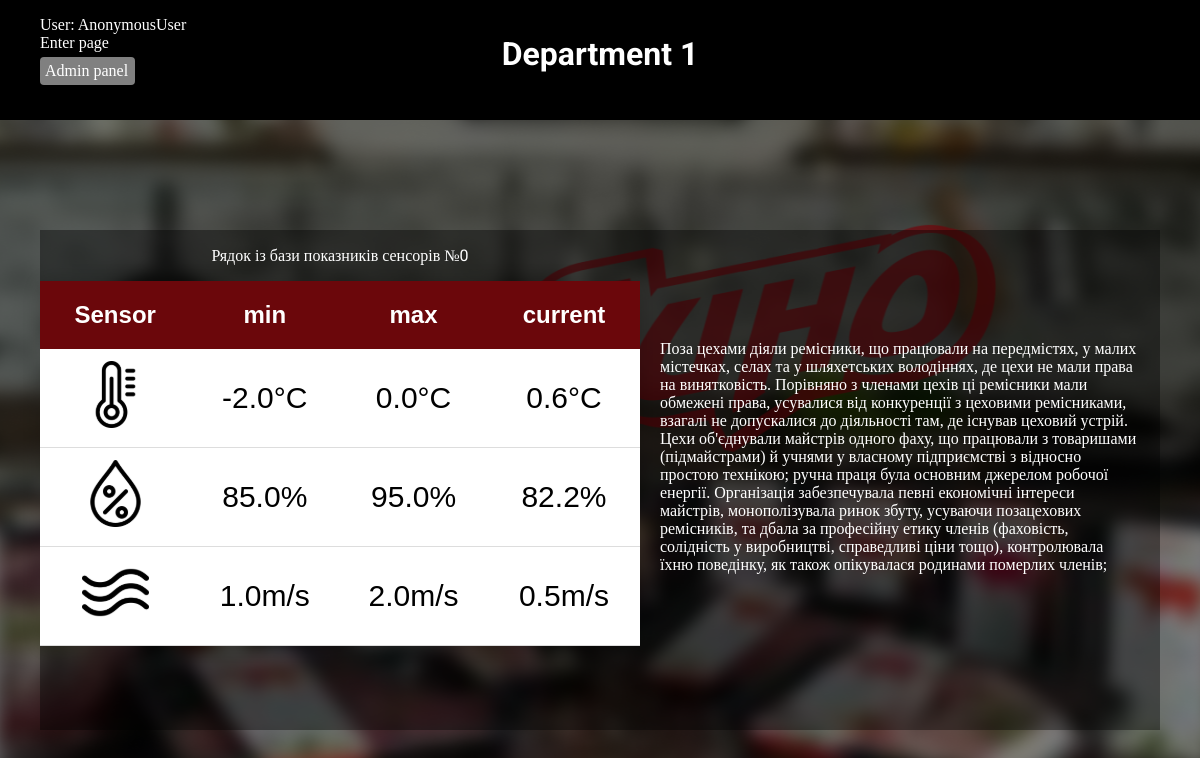
The app's page /departments/1 with its own data.
### departments/models.py (models this page shows, shortened)
class Departments(models.Model):
    title = models.CharField('Name',max_length=20)
    description = models.TextField('Description')
    min_t = models.FloatField('min_value_temperature',default = 0)
    max_t = models.FloatField('max_value_temperature',default = 1)
    default_value_t = models.FloatField('default_value_temperature',default=1)
    min_h = models.FloatField('min_value_humidity',default = 0)
    max_h = models.FloatField('max_value_humidity',default = 1)
    default_value_h = models.FloatField('default_value_humidity',default=1)
    min_a = models.FloatField('min_value_air',default = 0)
    max_a = models.FloatField('max_value_air',default = 1)
    default_value_a = models.FloatField('default_value_air',default=1)
    class Meta:
        verbose_name = 'Department'
        verbose_name_plural = 'Departments'

class ModelSensor1(models.Model):
    department_id = models.IntegerField('department_id',default = 0)
    temperature = models.FloatField('temperature', default = 0)
    humidity = models.FloatField('humidity ', default = 1 )
    air_currents = models.FloatField('air_currents', default= 1 )
    class Meta:
        verbose_name = 'Sensor'
        verbose_name_plural = 'Sensors'

### departments/views.py (the view)
# urls.py: path('<int:pk>',views.DepDetailView.as_view(),name = 'dep_detail'),
class DepDetailView(DetailView):
    model = Departments
    template_name = 'dep_detail.html'
    context_object_name = 'department'
    def get_context_data(self, **kwargs):
        context = super().get_context_data(**kwargs)
        department = self.get_object()
        sensors = ModelSensor1.objects.filter(department_id=department.id)
        point = get_current_sensor_value()
        context['point'] = point
        sensors = sensors[point]
        context['random_sensor'] = sensors
        return context

### departments/jobs.py (called while the page is built)
def get_current_sensor_value():
    global current_sensor_value
    return current_sensor_value

### templates/dep_detail.html (shortened to what this page needs)
{% extends 'base.html' %}
{% load static %}
{% block content %}
    <header>
        <h1>{{department.title}}</h1>
    </header>
    <div class="all_content">
    <div class = "func_window_descr">
    <p class="pointn">Рядок із бази показників сенсорів №{{ point }}</p>
        <table  cellspacing="40" class="styled-table">
            <thead>
                <tr>
                    <th>Sensor</th>
                    <th>min</th>
                    <th>max</th>
                    <th>current</th>
                </tr>
            </thead>
            <tbody>
                <tr>
                    <td><img src="{% static 'users/img/thermometer.svg' %}" alt=""></td>
                    <td>{{department.min_t}}°C</td>
                    <td>{{department.max_t}}°C</td>
                    <td>{{ random_sensor.temperature }}°C</td>
                </tr>
                <tr>
                    <td><img src="{% static 'users/img/humidity.svg' %}" alt=""></td>
                    <td>{{department.min_h}}%</td>
                    <td>{{department.max_h}}%</td>
                    <td>{{ random_sensor.humidity}}%</td>
                </tr>
                <tr>
                    <td><img src="{% static 'users/img/wind.svg' %}" alt=""></td>
                    <td>{{department.min_a}}m/s</td>
                    <td>{{department.max_a}}m/s</td>
                    <td>{{ random_sensor.air_currents}}m/s</td>
                </tr>
            </tbody>
        </table>
        </div>
<div class = "description_text"><p>{{department.description}}</p></div>
        </div>
{% endblock %}

### templates/base.html (shortened to what this page needs)
{% load static %}
<!DOCTYPE html>
<html lang="en">
<head>
    <link rel = "stylesheet" href = "{% static 'users/css/base_autoris.css' %}">
</head>
<body>
    <div class = 'left_info'>
    <ul class="left_menu">
        <li>
            User: {{ user }}
        </li>
        <li>
            <a href="{% url 'home' %}">Enter page</a>
        </li>
        <li class="ladminka">
            <a class = 'adminka' href="{% url 'admin:index' %}">Admin panel</a>
        </li>
    </ul>
    </div>
    <main>
        {% block content %}
        {% endblock %}
    </main>
</body>
</html>

### users/static/users/css/base_autoris.css (style rules this page uses)
html,body { height:100%; margin: 0; }
.ladminka { margin-top:5px; padding:5px ; border: 0px solid #000; border-radius: 4px; background:gray; width:85px; }
.left_info { position: absolute; z-index:3; }
.left_info .left_menu { list-style:none; display: block; }
.left_info .left_menu li { color:white; }
.left_info a { text-decoration: none; color: white; }
main header { display:block; justify-content: center; text-align:center; align-items: center; position: absolute; background-color:black; width:100%; height:120px; z-index:2; font-family:'Roboto'; }
main header h1 { color:white; margin-top:35px; }
.styled-table { text-align:center; background-color:white; border-collapse: collapse; margin: 0px 0; font-size: 0.9em; font-family: sans-serif; min-width: 600px; box-shadow: 0 0 20px rgba(0, 0, 0, 0.15); }
.styled-table thead tr { background-color: #6B070B; color: #ffffff; text-align: center; }
.styled-table td { font-size:30px; }
.styled-table th { font-size:24px; padding: 20px; }
.styled-table td { padding: 12px 15px; }
.styled-table tbody tr { border-bottom: 1px solid #dddddd; }
main .all_content { padding-top:0px; justify-content: center; display:flex; position:absolute; top:230px; height:500px; background: rgba(0, 0, 0, 0.4); z-index:2; margin-left:40px; margin-right:40px; }
main .func_window_descr { tex-align:center; align-items: center; border-radius: 4px; font-family: 'Roboto'; justify-content: center; z-index:1 }
main .description_text { height:200px; color:white; display: flex; align-items: center; z-index:2; }
main .description_text p { align-items: center; z-index:1; margin-top:270px; margin-left:20px; margin-right:20px; }
main .func_window_descr p { color:white; }
main .pointn { text-align:center; }

### records on screen
Departments: title "Department 1", min_t "-2.0", max_t "0.0", min_h "85.0", max_h "95.0", min_a "1.0", max_a "2.0", description "Поза цехами діяли ремісники, що працювали на передмістях, у малих містечках, селах та у шляхетських володіннях, де цехи не мали права на винятковість. Порівняно з членами цехів ці ремісники мали обмежені права, усувалися від конкуренції з цеховими ремісниками, взагалі не допускалися до діяльності там, де існував цеховий устрій. Цехи об'єднували майстрів одного фаху, що працювали з товаришами (підмайстрами) й учнями у власному підприємстві з відносно простою технікою; ручна праця була основним джерелом робочої енергії. Організація забезпечувала певні економічні інтереси майстрів, монополізувала ринок збуту, усуваючи позацехових ремісників, та дбала за професійну етику членів (фаховість,…"
ModelSensor1: temperature "0.6", humidity "82.2", air_currents "0.5"

### other values on screen
{{ user }} "AnonymousUser"
{{ point }} "0"
